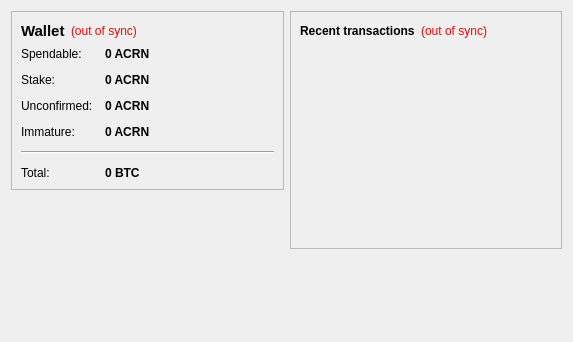
<?xml version="1.0" encoding="UTF-8"?>
<ui version="4.0">
 <class>OverviewPage</class>
 <widget class="QWidget" name="OverviewPage">
  <property name="geometry">
   <rect>
    <x>0</x>
    <y>0</y>
    <width>573</width>
    <height>342</height>
   </rect>
  </property>
  <property name="windowTitle">
   <string>Form</string>
  </property>
  <layout class="QHBoxLayout" name="horizontalLayout" stretch="1,1">
   <item>
    <layout class="QVBoxLayout" name="verticalLayout_2">
     <item>
      <widget class="QFrame" name="frame">
       <property name="frameShape">
        <enum>QFrame::StyledPanel</enum>
       </property>
       <property name="frameShadow">
        <enum>QFrame::Raised</enum>
       </property>
       <layout class="QVBoxLayout" name="verticalLayout_4">
        <item>
         <layout class="QHBoxLayout" name="horizontalLayout_4">
          <item>
           <widget class="QLabel" name="label_5">
            <property name="font">
             <font>
              <pointsize>11</pointsize>
              <weight>75</weight>
              <bold>true</bold>
             </font>
            </property>
            <property name="text">
             <string>Wallet</string>
            </property>
           </widget>
          </item>
          <item>
           <widget class="QLabel" name="labelWalletStatus">
            <property name="toolTip">
             <string>The displayed information may be out of date. Your wallet automatically synchronizes with the AcornCoin network after a connection is established, but this process has not completed yet.</string>
            </property>
            <property name="styleSheet">
             <string notr="true">QLabel { color: red; }</string>
            </property>
            <property name="text">
             <string notr="true">(out of sync)</string>
            </property>
            <property name="alignment">
             <set>Qt::AlignLeading|Qt::AlignLeft|Qt::AlignVCenter</set>
            </property>
           </widget>
          </item>
          <item>
           <spacer name="horizontalSpacer_2">
            <property name="orientation">
             <enum>Qt::Horizontal</enum>
            </property>
            <property name="sizeHint" stdset="0">
             <size>
              <width>40</width>
              <height>20</height>
             </size>
            </property>
           </spacer>
          </item>
         </layout>
        </item>
        <item>
         <layout class="QFormLayout" name="formLayout_2">
          <property name="fieldGrowthPolicy">
           <enum>QFormLayout::AllNonFixedFieldsGrow</enum>
          </property>
          <property name="horizontalSpacing">
           <number>12</number>
          </property>
          <property name="verticalSpacing">
           <number>12</number>
          </property>
          <item row="0" column="0">
           <widget class="QLabel" name="label">
            <property name="text">
             <string>Spendable:</string>
            </property>
           </widget>
          </item>
          <item row="0" column="1">
           <widget class="QLabel" name="labelBalance">
            <property name="font">
             <font>
              <weight>75</weight>
              <bold>true</bold>
             </font>
            </property>
            <property name="cursor">
             <cursorShape>IBeamCursor</cursorShape>
            </property>
            <property name="toolTip">
             <string>Your current spendable balance</string>
            </property>
            <property name="text">
             <string notr="true">0 ACRN</string>
            </property>
            <property name="textInteractionFlags">
             <set>Qt::LinksAccessibleByMouse|Qt::TextSelectableByKeyboard|Qt::TextSelectableByMouse</set>
            </property>
           </widget>
          </item>
          <item row="1" column="0">
           <widget class="QLabel" name="label_6">
            <property name="text">
             <string>Stake:</string>
            </property>
           </widget>
          </item>
          <item row="1" column="1">
           <widget class="QLabel" name="labelStake">
            <property name="font">
             <font>
              <weight>75</weight>
              <bold>true</bold>
             </font>
            </property>
            <property name="cursor">
             <cursorShape>IBeamCursor</cursorShape>
            </property>
            <property name="toolTip">
             <string>Total of coins that was staked, and do not yet count toward the current balance</string>
            </property>
            <property name="text">
             <string notr="true">0 ACRN</string>
            </property>
            <property name="textInteractionFlags">
             <set>Qt::LinksAccessibleByMouse|Qt::TextSelectableByKeyboard|Qt::TextSelectableByMouse</set>
            </property>
           </widget>
          </item>
          <item row="2" column="0">
           <widget class="QLabel" name="label_3">
            <property name="text">
             <string>Unconfirmed:</string>
            </property>
           </widget>
          </item>
          <item row="2" column="1">
           <widget class="QLabel" name="labelUnconfirmed">
            <property name="font">
             <font>
              <weight>75</weight>
              <bold>true</bold>
             </font>
            </property>
            <property name="cursor">
             <cursorShape>IBeamCursor</cursorShape>
            </property>
            <property name="toolTip">
             <string>Total of transactions that have yet to be confirmed, and do not yet count toward the current balance</string>
            </property>
            <property name="text">
             <string notr="true">0 ACRN</string>
            </property>
            <property name="textInteractionFlags">
             <set>Qt::LinksAccessibleByMouse|Qt::TextSelectableByKeyboard|Qt::TextSelectableByMouse</set>
            </property>
           </widget>
          </item>
          <item row="3" column="0">
           <widget class="QLabel" name="labelImmatureText">
            <property name="text">
             <string>Immature:</string>
            </property>
           </widget>
          </item>
          <item row="3" column="1">
           <widget class="QLabel" name="labelImmature">
            <property name="font">
             <font>
              <weight>75</weight>
              <bold>true</bold>
             </font>
            </property>
            <property name="toolTip">
             <string>Mined balance that has not yet matured</string>
            </property>
            <property name="text">
             <string notr="true">0 ACRN</string>
            </property>
            <property name="textInteractionFlags">
             <set>Qt::LinksAccessibleByMouse|Qt::TextSelectableByKeyboard|Qt::TextSelectableByMouse</set>
            </property>
           </widget>
          </item>
          <item row="4" column="0" colspan="2">
           <widget class="Line" name="line">
            <property name="orientation">
             <enum>Qt::Horizontal</enum>
            </property>
           </widget>
          </item>
          <item row="5" column="0">
           <widget class="QLabel" name="labelTotalText">
            <property name="text">
             <string>Total:</string>
            </property>
           </widget>
          </item>
          <item row="5" column="1">
           <widget class="QLabel" name="labelTotal">
            <property name="font">
             <font>
              <weight>75</weight>
              <bold>true</bold>
             </font>
            </property>
            <property name="cursor">
             <cursorShape>IBeamCursor</cursorShape>
            </property>
            <property name="toolTip">
             <string>Your current total balance</string>
            </property>
            <property name="text">
             <string notr="true">0 BTC</string>
            </property>
            <property name="textInteractionFlags">
             <set>Qt::LinksAccessibleByMouse|Qt::TextSelectableByKeyboard|Qt::TextSelectableByMouse</set>
            </property>
           </widget>
          </item>
         </layout>
        </item>
       </layout>
      </widget>
     </item>
     <item>
      <spacer name="verticalSpacer">
       <property name="orientation">
        <enum>Qt::Vertical</enum>
       </property>
       <property name="sizeHint" stdset="0">
        <size>
         <width>20</width>
         <height>40</height>
        </size>
       </property>
      </spacer>
     </item>
    </layout>
   </item>
   <item>
    <layout class="QVBoxLayout" name="verticalLayout_3">
     <item>
      <widget class="QFrame" name="frame_2">
       <property name="frameShape">
        <enum>QFrame::StyledPanel</enum>
       </property>
       <property name="frameShadow">
        <enum>QFrame::Raised</enum>
       </property>
       <layout class="QVBoxLayout" name="verticalLayout">
        <item>
         <layout class="QHBoxLayout" name="horizontalLayout_2">
          <item>
           <widget class="QLabel" name="label_4">
            <property name="text">
             <string>&lt;b&gt;Recent transactions&lt;/b&gt;</string>
            </property>
           </widget>
          </item>
          <item>
           <widget class="QLabel" name="labelTransactionsStatus">
            <property name="toolTip">
             <string>The displayed information may be out of date. Your wallet automatically synchronizes with the AcornCoin network after a connection is established, but this process has not completed yet.</string>
            </property>
            <property name="styleSheet">
             <string notr="true">QLabel { color: red; }</string>
            </property>
            <property name="text">
             <string notr="true">(out of sync)</string>
            </property>
            <property name="alignment">
             <set>Qt::AlignRight|Qt::AlignTrailing|Qt::AlignVCenter</set>
            </property>
           </widget>
          </item>
          <item>
           <spacer name="horizontalSpacer">
            <property name="orientation">
             <enum>Qt::Horizontal</enum>
            </property>
            <property name="sizeHint" stdset="0">
             <size>
              <width>40</width>
              <height>20</height>
             </size>
            </property>
           </spacer>
          </item>
         </layout>
        </item>
        <item>
         <widget class="QListView" name="listTransactions">
          <property name="styleSheet">
           <string notr="true">QListView { background: transparent; }</string>
          </property>
          <property name="frameShape">
           <enum>QFrame::NoFrame</enum>
          </property>
          <property name="verticalScrollBarPolicy">
           <enum>Qt::ScrollBarAlwaysOff</enum>
          </property>
          <property name="horizontalScrollBarPolicy">
           <enum>Qt::ScrollBarAlwaysOff</enum>
          </property>
          <property name="selectionMode">
           <enum>QAbstractItemView::NoSelection</enum>
          </property>
         </widget>
        </item>
       </layout>
      </widget>
     </item>
     <item>
      <spacer name="verticalSpacer_2">
       <property name="orientation">
        <enum>Qt::Vertical</enum>
       </property>
       <property name="sizeHint" stdset="0">
        <size>
         <width>20</width>
         <height>40</height>
        </size>
       </property>
      </spacer>
     </item>
    </layout>
   </item>
  </layout>
 </widget>
 <resources/>
 <connections/>
</ui>
